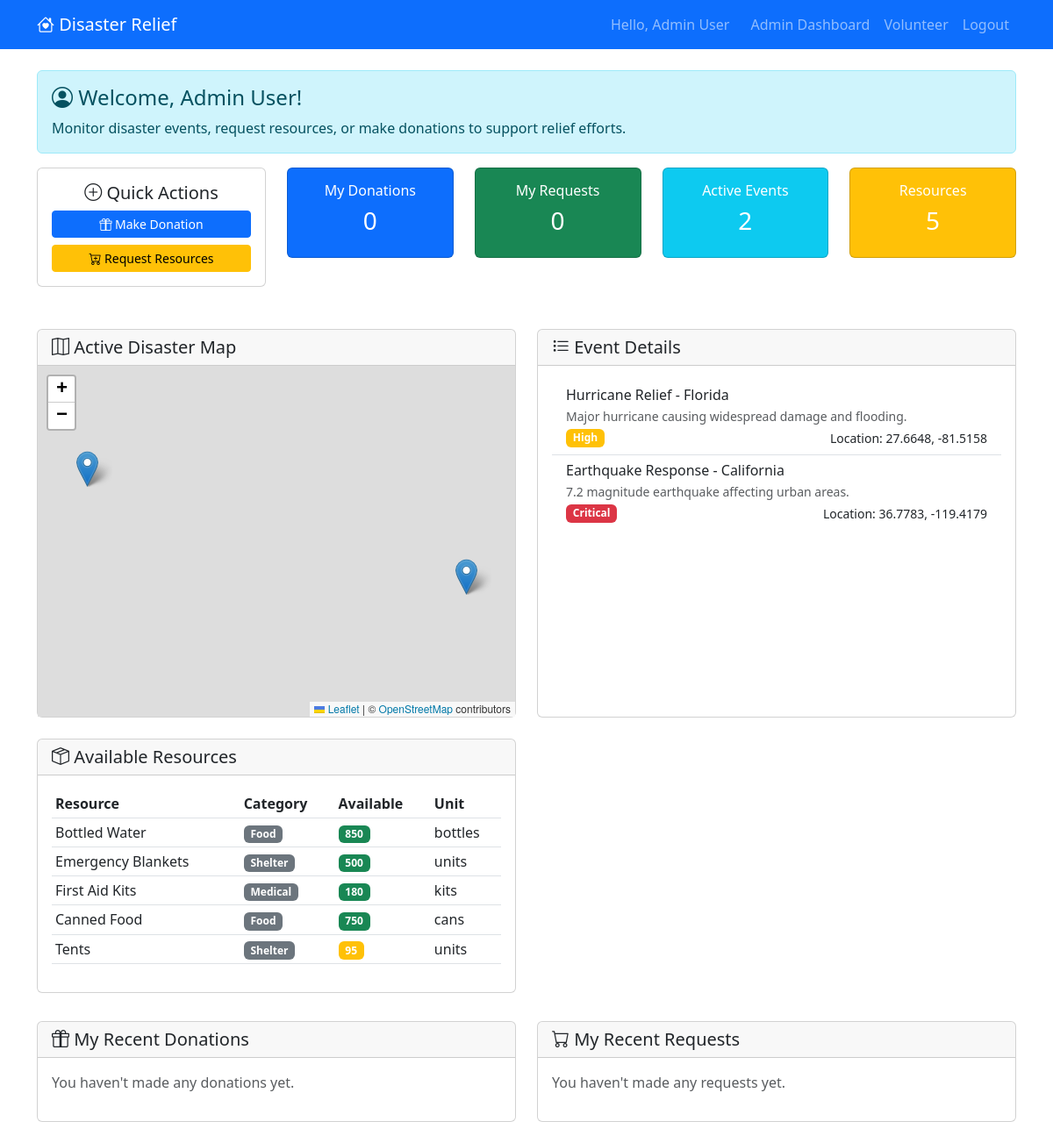
The app's page /user/dashboard (signed in) with its own data.
### models.py (models this page shows, shortened)
class User(UserMixin, db.Model):
    __tablename__ = 'users'
    id = db.Column(db.Integer, primary_key=True)
    name = db.Column(db.String(100), nullable=False)
    email = db.Column(db.String(120), unique=True, nullable=False, index=True)
    phone = db.Column(db.String(20), nullable=False)
    password_hash = db.Column(db.String(255), nullable=False)
    is_admin = db.Column(db.Boolean, default=False)
    is_volunteer = db.Column(db.Boolean, default=False)
    created_at = db.Column(db.DateTime, default=datetime.utcnow)
    donations = db.relationship('Donation', backref='user', lazy=True)
    requests = db.relationship('Request', backref='user', lazy=True)

class Event(db.Model):
    __tablename__ = 'events'
    id = db.Column(db.Integer, primary_key=True)
    name = db.Column(db.String(200), nullable=False)
    description = db.Column(db.Text)
    latitude = db.Column(db.Float, nullable=False)
    longitude = db.Column(db.Float, nullable=False)
    severity = db.Column(db.String(50), default='Medium')  # Low, Medium, High, Critical
    status = db.Column(db.String(50), default='Active')    # Active, Resolved, Archived
    created_at = db.Column(db.DateTime, default=datetime.utcnow)
    donations = db.relationship('Donation', backref='event', lazy=True)
    requests = db.relationship('Request', backref='event', lazy=True)

class Resource(db.Model):
    __tablename__ = 'resources'
    id = db.Column(db.Integer, primary_key=True)
    name = db.Column(db.String(100), nullable=False, unique=True, index=True)
    category = db.Column(db.String(50), nullable=False, index=True)  # Food, Medical, Shelter, etc.
    description = db.Column(db.Text)
    total_quantity = db.Column(db.Integer, default=0)
    available_quantity = db.Column(db.Integer, default=0)
    unit = db.Column(db.String(20), default='units')
    created_at = db.Column(db.DateTime, default=datetime.utcnow)
    donations = db.relationship('Donation', backref='resource', lazy=True)
    requests = db.relationship('Request', backref='resource', lazy=True)

### routes/user.py (the view)
@user_bp.route('/dashboard')
@login_required
def dashboard():
    events = Event.query.filter_by(status='Active').all()
    resources = Resource.query.all()
    donations = Donation.query.filter_by(user_id=current_user.id).order_by(Donation.donated_at.desc()).limit(10).all()
    requests = Request.query.filter_by(user_id=current_user.id).order_by(Request.created_at.desc()).limit(10).all()
    return render_template('user_dashboard.html',
                         events=events,
                         resources=resources,
                         donations=donations,
                         requests=requests)

### models.py (called while the page is built)
@login_manager.user_loader
def load_user(user_id):
    return User.query.get(int(user_id))

### templates/user_dashboard.html (shortened to what this page needs)
{% extends "base.html" %}
{% block content %}
<div class="row">
    <div class="col-12">
        <div class="alert alert-info">
            <h4><i class="bi bi-person-circle"></i> Welcome, {{ current_user.name }}!</h4>
            <p class="mb-0">Monitor disaster events, request resources, or make donations to support relief efforts.</p>
        </div>
    </div>
</div>
<div class="row">
    <div class="col-md-3 mb-4">
        <div class="card">
            <div class="card-body text-center">
                <h5><i class="bi bi-plus-circle"></i> Quick Actions</h5>
                <button class="btn btn-primary btn-sm w-100 mb-2" data-bs-toggle="modal" data-bs-target="#donateModal">
                    <i class="bi bi-gift"></i> Make Donation
                </button>
                <button class="btn btn-warning btn-sm w-100" data-bs-toggle="modal" data-bs-target="#requestModal">
                    <i class="bi bi-cart-plus"></i> Request Resources
                </button>
            </div>
        </div>
    </div>
    <div class="col-md-9">
        <div class="row">
            <div class="col-md-3 mb-3">
                <div class="card bg-primary text-white">
                    <div class="card-body text-center">
                        <h6>My Donations</h6>
                        <h3>{{ donations|length }}</h3>
                    </div>
                </div>
            </div>
            <div class="col-md-3 mb-3">
                <div class="card bg-success text-white">
                    <div class="card-body text-center">
                        <h6>My Requests</h6>
                        <h3>{{ requests|length }}</h3>
                    </div>
                </div>
            </div>
            <div class="col-md-3 mb-3">
                <div class="card bg-info text-white">
                    <div class="card-body text-center">
                        <h6>Active Events</h6>
                        <h3>{{ events|length }}</h3>
                    </div>
                </div>
            </div>
            <div class="col-md-3 mb-3">
                <div class="card bg-warning text-white">
                    <div class="card-body text-center">
                        <h6>Resources</h6>
                        <h3>{{ resources|length }}</h3>
                    </div>
                </div>
            </div>
        </div>
    </div>
</div>
<div class="row mt-4">
    <div class="col-md-6 mb-4">
        <div class="card h-100">
            <div class="card-header">
                <h5 class="mb-0"><i class="bi bi-map"></i> Active Disaster Map</h5>
            </div>
            <div class="card-body p-0">
                <div id="map" style="height: 400px; width: 100%;"></div>
            </div>
        </div>
    </div>
    <div class="col-md-6 mb-4">
        <div class="card h-100">
            <div class="card-header">
                <h5 class="mb-0"><i class="bi bi-list-task"></i> Event Details</h5>
            </div>
            <div class="card-body">
                {% if events %}
                <div class="list-group list-group-flush">
                    {% for event in events %}
                    <div class="list-group-item">
                        <h6 class="mb-1">{{ event.name }}</h6>
                        <p class="mb-1 small text-muted">{{ event.description }}</p>
                        <div class="d-flex justify-content-between">
                            <span
                                class="badge bg-{{ 'danger' if event.severity == 'Critical' else 'warning' if event.severity == 'High' else 'info' }}">
                                {{ event.severity }}
                            </span>
                            <small>Location: {{ "%.4f"|format(event.latitude) }}, {{ "%.4f"|format(event.longitude)
                                }}</small>
                        </div>
                    </div>
                    {% endfor %}
                </div>
                {% else %}
                <p class="text-muted p-3">No active events at the moment.</p>
                {% endif %}
            </div>
        </div>
    </div>
    <div class="col-md-6 mb-4">
        <div class="card">
            <div class="card-header">
                <h5 class="mb-0"><i class="bi bi-box-seam"></i> Available Resources</h5>
            </div>
            <div class="card-body">
                {% if resources %}
                <div class="table-responsive">
                    <table class="table table-sm">
                        <thead>
                            <tr>
                                <th>Resource</th>
                                <th>Category</th>
                                <th>Available</th>
                                <th>Unit</th>
                            </tr>
                        </thead>
                        <tbody>
                            {% for resource in resources %}
                            <tr>
                                <td>{{ resource.name }}</td>
                                <td><span class="badge bg-secondary">{{ resource.category }}</span></td>
                                <td>
                                    <span
                                        class="badge bg-{{ 'success' if resource.available_quantity > 100 else 'warning' if resource.available_quantity > 20 else 'danger' }}">
                                        {{ resource.available_quantity }}
                                    </span>
                                </td>
                                <td>{{ resource.unit }}</td>
                            </tr>
                            {% endfor %}
                        </tbody>
                    </table>
                </div>
                {% else %}
                <p class="text-muted">No resources available.</p>
                {% endif %}
            </div>
        </div>
    </div>
</div>
<div class="row mt-2">
    <div class="col-md-6 mb-4">
        <div class="card">
            <div class="card-header">
                <h5 class="mb-0"><i class="bi bi-gift"></i> My Recent Donations</h5>
            </div>
            <div class="card-body">
                {% if donations %}
                <div class="list-group">
                    {% for donation in donations %}
                    <div class="list-group-item">
                        <div class="d-flex w-100 justify-content-between">
                            <h6 class="mb-1">{{ donation.resource.name }}</h6>
                            <span class="badge bg-success">{{ donation.quantity }} {{ donation.resource.unit }}</span>
                        </div>
                        <p class="mb-1 small">
                            {% if donation.event %}
                            For: {{ donation.event.name }}
                            {% else %}
                            General Donation
                            {% endif %}
                        </p>
                        <small class="text-muted">{{ donation.donated_at.strftime('%Y-%m-%d %H:%M') }}</small>
                    </div>
                    {% endfor %}
                </div>
                {% else %}
                <p class="text-muted">You haven't made any donations yet.</p>
                {% endif %}
            </div>
        </div>
    </div>
    <div class="col-md-6 mb-4">
        <div class="card">
            <div class="card-header">
                <h5 class="mb-0"><i class="bi bi-cart"></i> My Recent Requests</h5>
            </div>
            <div class="card-body">
                {% if requests %}
                <div class="list-group">
                    {% for req in requests %}
                    <div class="list-group-item">
                        <div class="d-flex w-100 justify-content-between">
                            <h6 class="mb-1">{{ req.resource.name }}</h6>
                            <span
                                class="badge bg-{{ 'warning' if req.status == 'Pending' else 'success' if req.status == 'Approved' else 'danger' }}">
                                {{ req.status }}
                            </span>
                        </div>
                        <p class="mb-1 small">
                            For: {{ req.event.name }}<br>
                            Quantity: {{ req.quantity }} {{ req.resource.unit }}<br>
                            Urgency: <span
                                class="badge bg-{{ 'danger' if req.urgency == 'Critical' else 'warning' if req.urgency == 'High' else 'info' }}">{{
                                req.urgency }}</span>
                        </p>
                        <small class="text-muted">{{ req.created_at.strftime('%Y-%m-%d %H:%M') }}</small>
                    </div>
                    {% endfor %}
                </div>
                {% else %}
                <p class="text-muted">You haven't made any requests yet.</p>
                {% endif %}
            </div>
        </div>
    </div>
</div>
<link rel="stylesheet" href="https://unpkg.com/leaflet@1.9.4/dist/leaflet.css"
 />
{% endblock %}

### templates/base.html (shortened to what this page needs)
<!DOCTYPE html>
<html lang="en">
<head>
    <link href="https://cdn.jsdelivr.net/npm/bootstrap@5.3.0/dist/css/bootstrap.min.css" rel="stylesheet">
    <link rel="stylesheet" href="https://cdn.jsdelivr.net/npm/bootstrap-icons@1.10.0/font/bootstrap-icons.css">
</head>
<body>
    <nav class="navbar navbar-expand-lg navbar-dark bg-primary">
        <div class="container">
            <a class="navbar-brand" href="{{ url_for('index') }}">
                <i class="bi bi-house-heart"></i> Disaster Relief
            </a>
            <div class="navbar-nav ms-auto">
                {% if current_user.is_authenticated %}
                <span class="navbar-text me-3">Hello, {{ current_user.name }}</span>
                {% if current_user.is_admin %}
                <a class="nav-link" href="/admin/dashboard">Admin Dashboard</a>
                {% else %}
                <a class="nav-link" href="/user/dashboard">Dashboard</a>
                {% endif %}
                <a class="nav-link" href="{{ url_for('volunteer.dashboard') }}">Volunteer</a>
                <a class="nav-link" href="/logout">Logout</a>
                {% else %}
                <a class="nav-link" href="/auth/login">Login</a>
                <a class="nav-link" href="/auth/register">Register</a>
                {% endif %}
            </div>
        </div>
    </nav>
    <div class="container mt-4">
        {% block content %}{% endblock %}
    </div>
</body>
</html>

### records on screen
User: name "Admin User"
Event: name "Hurricane Relief - Florida", description "Major hurricane causing widespread damage and flooding.", severity "High", latitude "27.6648", longitude "-81.5158"
Event: name "Earthquake Response - California", description "7.2 magnitude earthquake affecting urban areas.", severity "Critical", latitude "36.7783", longitude "-119.4179"
Resource: name "Bottled Water", category "Food", available_quantity "850", unit "bottles"
Resource: name "Emergency Blankets", category "Shelter", available_quantity "500", unit "units"
Resource: name "First Aid Kits", category "Medical", available_quantity "180", unit "kits"
Resource: name "Canned Food", category "Food", available_quantity "750", unit "cans"
Resource: name "Tents", category "Shelter", available_quantity "95", unit "units"

### other values on screen
{{ donations|length }} "0"
{{ requests|length }} "0"
{{ events|length }} "2"
{{ resources|length }} "5"
